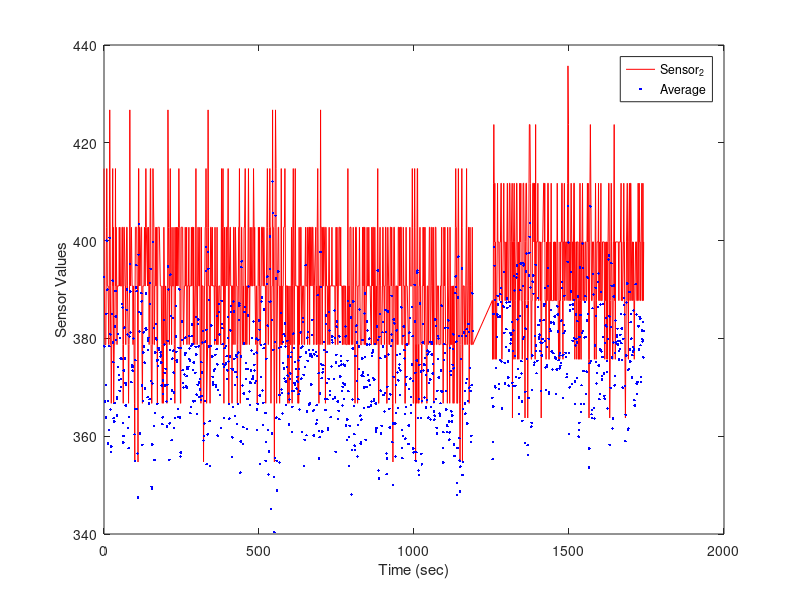

MATLAB code for this plot:
% clear all variables; close all plots; clear command window
clear all; close all; clc

% load the data file
load data_file.txt

% create time vector from imported data
time = data_file(:,1);
% parse good sensor data from imported data
sensors = data_file(:,2:5);

% display the first 6 sensor rows
disp(sensors(1:6,:))

% adjust time to start at zero by subtracting the
%  first element in the time vector
time = time - time(1,1);

% calculate the average of the sensor readings
avg = mean(sensors,2);

% export data
my_data = [time sensors avg];
% write a space delimited text file
save -ascii export_matlab.txt my_data
% write a comma delimited text file
csvwrite('export_from_matlab.csv',my_data)

% generate a figure
h=figure(1)
plot(time,sensors(:,2),'r-')
hold on
plot(time,avg,'b.')
legend('Sensor_2','Average')
xlabel('Time (sec)')
ylabel('Sensor Values')
saveas(h,'my_MATLAB_plot','png')